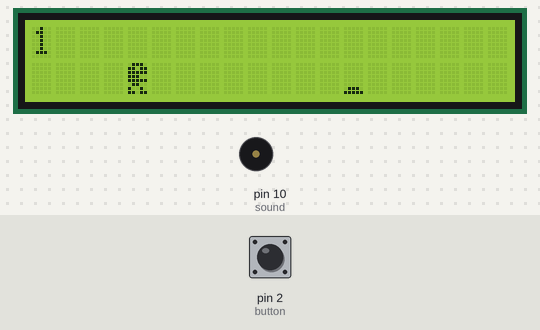
Recording of a sketch running on a simulated Arduino Uno, built with avr-gcc and run on an emulated ATmega328P. Parts: 20×2 character LCD, buzzer (waves = sounding). Inputs (shaded band) come from the test bench; at power-on: pin 2 (button) HIGH. Random numbers use the default seed unless the sketch sets one.

Above: at 1.7 s.
1.8 s: pin 2 (button) pulled LOW for 0.55 s
At 2.18 s:
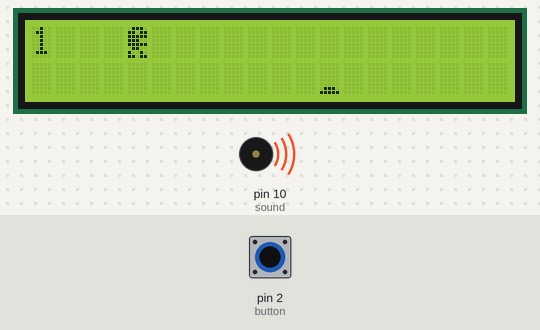
5.3 s: pin 2 (button) pulled LOW for 1 s
At 7.1 s:
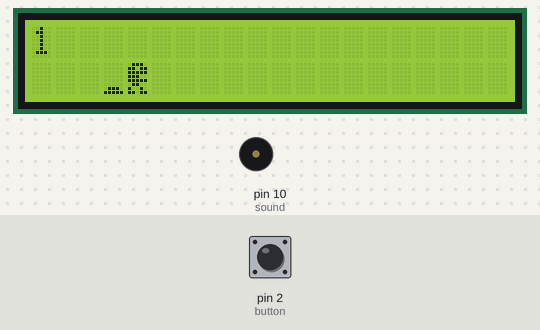
9.3 s: pin 2 (button) pulled LOW for 0.55 s
At 10.45 s:
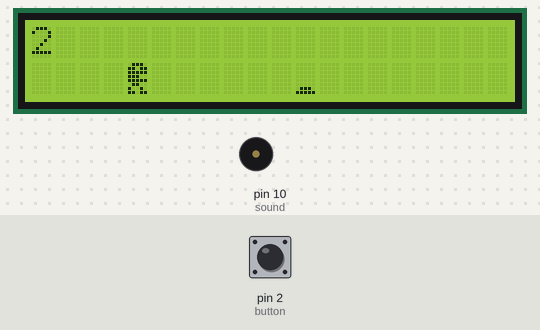
12.8 s: pin 2 (button) pulled LOW for 3.2 s
At 16.3 s:
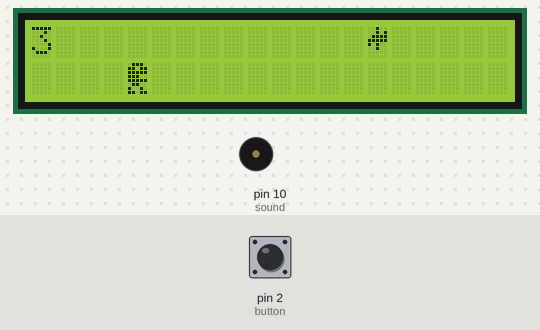
18.0 s: pin 2 (button) pulled LOW for 3.2 s
At 24.6 s:
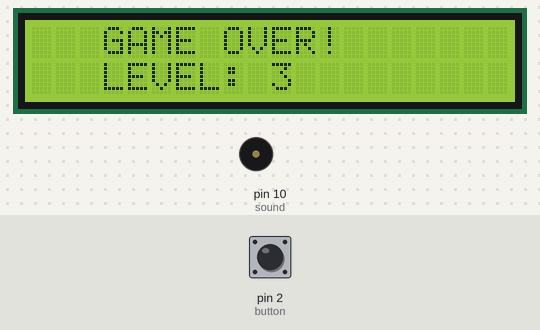
Timing chart, 0 to 45.8 s (numbered marks = the images above; inputs shaded):
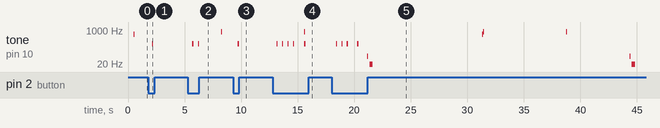

Measured:
- after the input at 1.8 s, tone on pin 10 (sound): silent → 200 Hz after 0.33 s, → silent 0.10 s later
- after the input at 9.3 s, tone on pin 10 (sound): silent → 200 Hz after 0.42 s, → silent 0.10 s later
- what the display in image 2 shows lasts 0.5 s, from 6.7 s to 7.2 s

The sketch:

Dragon.ino
```cpp
/*
   Данный скетч предназначен для Arduino Uno
   Дракончик
   @author Ilya
*/

#include <Wire.h>                   // библиотека для протокола IIC
#include <LiquidCrystal_I2C.h>      // подключаем библиотеку LCD IIC
LiquidCrystal_I2C LCD(0x27, 20, 2); // присваиваем имя lcd для дисплея

const byte button = 2;  // константа кнопки
const byte sound = 10;  // константа динамика

int level = 1;          // переменная для отсчета уровня
int pauseNumber = 400;  // переменная для задержки
byte jump = 0;          // переменная для времени прыжка

// Создаем массивы дракончика, дерева, камня и птицы
byte dracon[8] = {
  0b01110, 0b11011, 0b11111, 0b11100, 0b11111, 0b01100, 0b10010, 0b11011
};
byte derevo[8] = {
  0b00000, 0b00000, 0b00000, 0b11011, 0b11011, 0b11011, 0b01100, 0b01100
};
byte kamen[8] = {
  0b00000, 0b00000, 0b00000, 0b00000, 0b00000, 0b00000, 0b01110, 0b11111
};
byte ptica[8] = {
  0b00100, 0b00101, 0b01111, 0b11111, 0b10100, 0b00100, 0b00000, 0b00000
};

void setup() {
  pinMode (sound, OUTPUT);          // подключаем пьезодинамик
  pinMode (button, INPUT_PULLUP);   // подключаем кнопку

  LCD.init();       // инициализация LCD дисплея
  LCD.backlight();  // включение подсветки дисплея

  // Создаем символы дракончика, дерева, камня и птицы
  LCD.createChar(0, dracon);
  LCD.createChar(1, derevo);
  LCD.createChar(2, kamen);
  LCD.createChar(3, ptica);

  // Начинаем игру: выводим надпись GO!
  LCD.setCursor(7, 0);
  LCD.print("GO!");
  delay(400);
  tone(sound, 600);
  delay(100);
  noTone(sound);
  LCD.clear();
}

void loop() {
  // Первоначальное положение дракончика и препятствия
  byte dragonPosition = 1;
  byte x = 15;
  byte y = 1;

  // Выбираем препятствие, которое появится, рандомно
  byte i = random (1, 4);
  if (i == 3) {
    y = 0;
  } else {
    y = 1;
  }

  while (x > 0) {
    // Очищаем экран и выводим номер уровня
    LCD.clear();
    LCD.setCursor(0, 0);
    LCD.print(level);

    // Считываем данные с кнопки и учитываем количество циклов в прыжке
    // Если дракончик находится в прыжке долго, возвращаем его вниз
    if (digitalRead(button) == LOW) {
      dragonPosition = 0;
    }
    if (digitalRead(button) == HIGH) {
      dragonPosition = 1;
    }

    if (jump > 3) {
      dragonPosition = 1;
    }

    // Выводим дракончика в нужной строке
    LCD.setCursor(4, dragonPosition);
    LCD.print(char(0));

    // Выводим препятствие
    LCD.setCursor(x, y);
    tone(sound, 50);
    LCD.print(char(i));
    noTone(sound);

    // Если дракончик наткнулся на препятствие выводим надпись GAME OVER!
    if (x == 4 && y == dragonPosition) {
      delay(400);
      tone(sound, 50);
      delay(100);
      noTone(sound);
      delay(100);
      tone(sound, 20);
      delay(300);
      noTone(sound);
      LCD.clear();
      delay(200);
      LCD.setCursor(3, 0);
      LCD.print("GAME OVER!");
      delay(600);
      LCD.clear();
      delay(400);
      LCD.setCursor(3, 0);
      LCD.print("GAME OVER!");
      delay(600);
      LCD.clear();
      LCD.setCursor(3, 1);
      LCD.print("LEVEL: ");
      LCD.print(level);
      delay(400);
      LCD.setCursor(3, 0);
      LCD.print("GAME OVER!");
      delay(7000);
      LCD.clear();

      // Начинаем игру заново, обнулив уровень игры
      LCD.setCursor(7, 0);
      LCD.print("GO!");
      delay(400);
      tone(sound, 600);
      delay(100);
      noTone(sound);
      LCD.clear();

      level = 0;
      pauseNumber = 400;
      jump = 0;
      y = 1;
      x = 0;
      break;
    }

    // Если дракончик прыгнул, издаем звук
    if (dragonPosition == 0) {
      tone(sound, 200);
      delay(100);
      noTone(sound);
    } else {
      delay(100);
    }

    // Если дракончик не столкнулся, то меняем положение препятствия
    //  начинаем считать сколько циклов дракончик находится в прыжке
    delay(pauseNumber);
    x = x - 1;
    jump = jump + 1;
    if (jump > 4) {
      jump = 0;
    }
  }

  // Переходим на следующий уровень и сокращаем время задержки
  tone(sound, 800);
  delay(20);
  level = level + 1;
  pauseNumber = pauseNumber - 20;

  if (pauseNumber < 0) {
    pauseNumber = 0;
  }
}
```
